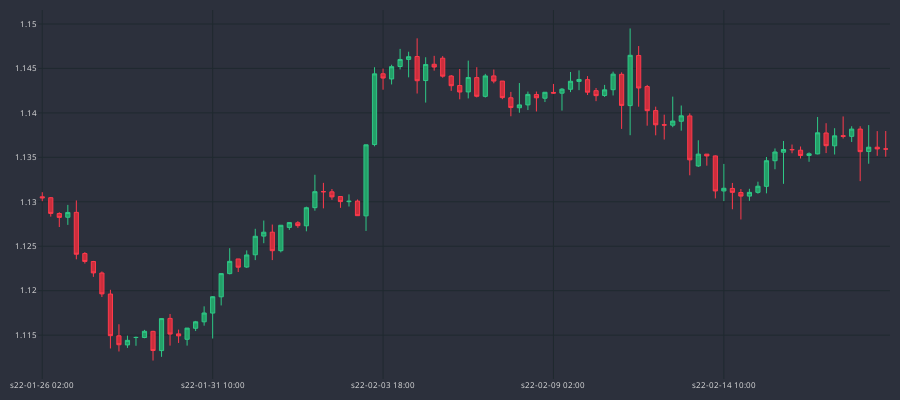

Source (notebook cell):
### Code cell
cd = CandlePlot(df_plot)
cd.show_plot()
